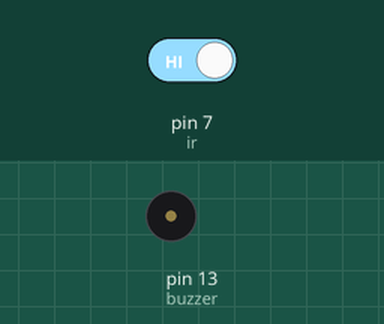
Bench run of a sketch on a simulated Arduino Uno, built with avr-gcc and run on an emulated ATmega328P. On the bench: buzzer (waves = sounding, pin HIGH). Inputs (shaded band) come from the test bench; at power-on: pin 7 (ir) HIGH.

Above: at 1.2 s.
1.3 s: pin 7 (ir) driven LOW
At 2.0 s:
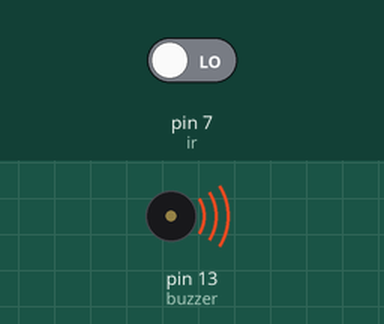
2.8 s: pin 7 (ir) driven HIGH
At 3.1 s:
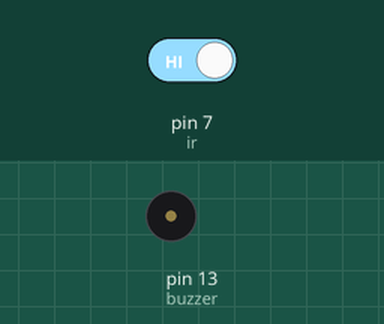
Timing chart, 0 to 5.8 s (numbered marks = the images above; inputs shaded):
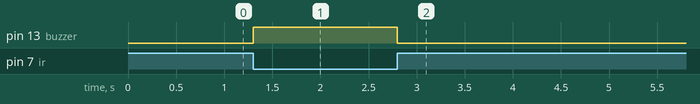

The sketch:

Fire.ino
```cpp
//Made by shukur alam ..
//Fb.=https://www.facebook.com/shu.kur.1829
int ir=7,buzzer=13;
//Sensor pin D0=7,gnd=gnd,vcc=5v:: buzzer pin GND=GND, vcc=13;
void setup()
{
  pinMode(ir,INPUT);
  pinMode(buzzer,OUTPUT);
  Serial.begin(9600);
}
void loop()
{
  if(digitalRead(ir)==LOW){
    digitalWrite(buzzer,HIGH);
  }
  else{
    digitalWrite(buzzer,LOW);
  }
}
```

Measured:
- after the input at 1.3 s, pin 13 (buzzer): LOW → HIGH at once
- after the input at 2.8 s, pin 13 (buzzer): HIGH → LOW at once
